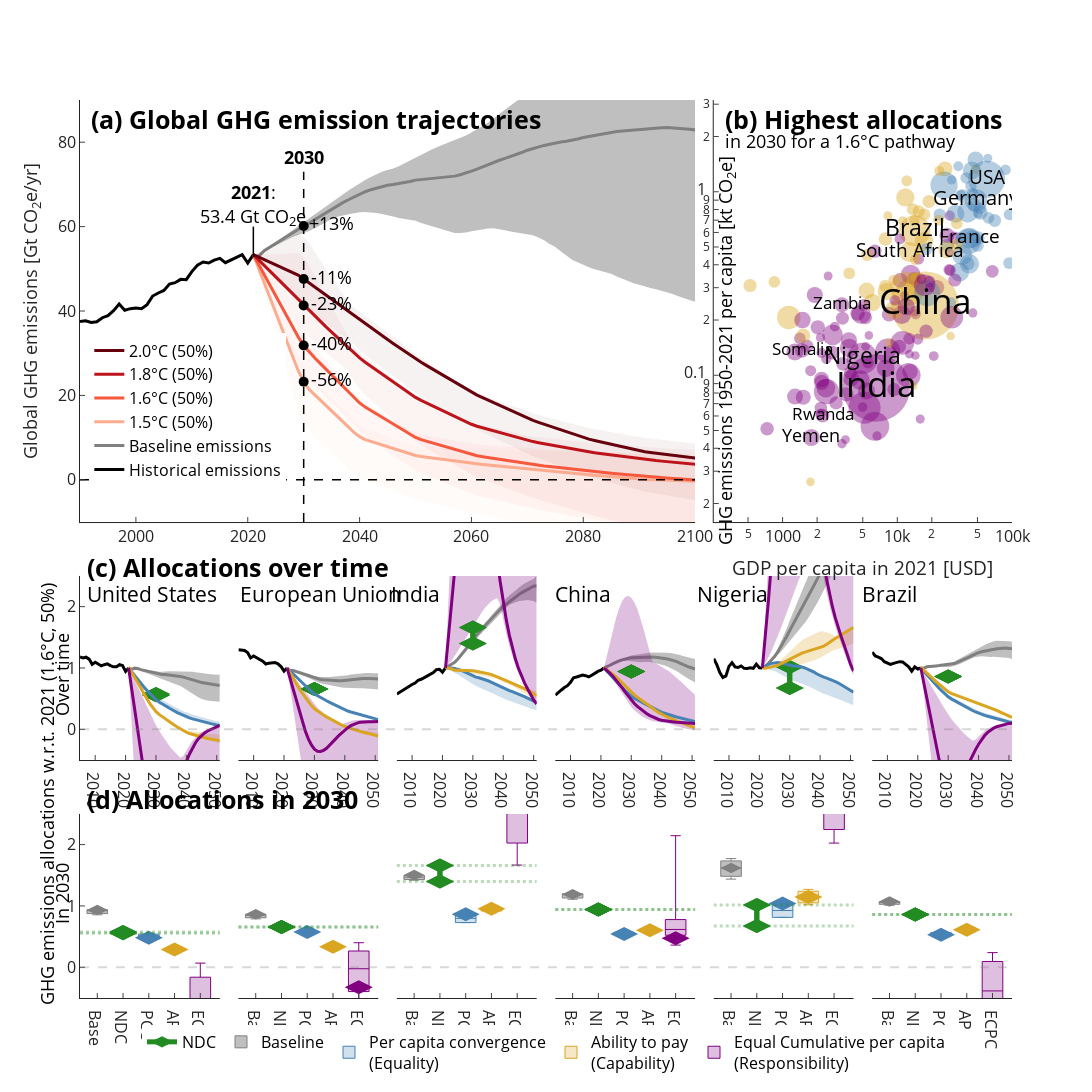

Notebook cell for this chart:
### Code cell
fig = make_subplots(
    rows=4,
    cols=6,
    specs=[
        [{"colspan": 4, "rowspan": 2}, {}, {}, {}, {"colspan": 2, "rowspan": 2}, {}],
        [{}, {}, {}, {}, {}, {}],
        [{}, {}, {}, {}, {}, {}],
        [{}, {}, {}, {}, {}, {}],
    ],
    horizontal_spacing=0.02,
    vertical_spacing=0.06,
)

# Panel (a)
for t_i, t in enumerate(traces_panel_a):
    fig.add_trace(t, 1, 1)
fig.add_trace(
    go.Scatter(
        x=[1990, 2100],
        y=[0, 0],
        line={"color": "black", "width": lw / 2, "dash": "dash"},
        mode="lines",
        showlegend=False,
    ),
    1,
    1,
)
fig.add_trace(
    go.Scatter(
        x=[2030, 2030],
        y=[-10, 73],
        line={"color": "black", "width": lw / 2, "dash": "dash"},
        mode="lines",
        showlegend=False,
    ),
    1,
    1,
)
fig.add_trace(
    go.Scatter(
        x=[2021, 2021],
        y=[52.8, 60],
        line={"color": "black", "width": lw / 2},
        mode="lines",
        showlegend=False,
    ),
    1,
    1,
)
# fig.add_trace(go.Scatter(x=2015, y=55, text='2015', showarrow=False, mode='text', font=dict(color='black', size=16)), 1, 1)

fig.add_trace(
    go.Scatter(
        x=[2021],
        y=[62],
        text="<b>2021</b>:<br>"
        + str(np.round(float(xr_dataread.GHG_hist.sel(Region="EARTH", Time=2021)) / 1e3, 1))
        + " Gt CO<sub>2</sub>e<br> ",
        mode="text",
        textfont=dict(color="black", size=18),
        showlegend=False,
    ),
    1,
    1,
)
fig.add_trace(
    go.Scatter(
        x=[2030],
        y=[76],
        text="<b>2030</b>",
        mode="text",
        textfont=dict(color="black", size=18),
        showlegend=False,
    ),
    1,
    1,
)
fig.add_trace(
    go.Scatter(
        x=[2030],
        y=[ghg_base],
        text="           +" + str(int(np.round((ghg_base - ghg_2021) / ghg_2021 * 100))) + "%",
        mode="markers+text",
        marker={"color": "black", "size": 10},
        textfont=dict(color="black", size=18),
        showlegend=False,
    ),
    1,
    1,
)
for temp_i, temp in enumerate(whichtemps):
    vari = float(xr_dataread.sel(Time=2030, Temperature=temp, **settings_globalt).GHG_globe / 1e3)
    var = (ghg_2021 - vari) / ghg_2021
    fig.add_trace(
        go.Scatter(
            x=[2030],
            y=[vari],
            text="           -" + str(int(np.round(var * 100, 0))) + "%",
            mode="markers+text",
            marker={"color": "black", "size": 10},
            textfont=dict(color="black", size=18),
            showlegend=False,
        ),
        1,
        1,
    )


# Panel (b)
for t_i, t in enumerate(traces_panel_b):
    fig.add_trace(t, 1, 5)

# Panel (c)-(h)
for a_i, a in enumerate(traces_panels_ch):
    for b_i, traces in enumerate(a):
        for t_i, t in enumerate(traces):
            fig.add_trace(t, [3, 4][b_i], [1, 2, 3, 4, 5, 6][a_i])
for a_i, a in enumerate(traces_panels_ch_2):
    for b_i, traces in enumerate(a):
        for t_i, t in enumerate(traces):
            fig.add_trace(t, [3, 4][b_i], [1, 2, 3, 4, 5, 6][a_i])

# Add horizontal line at NDCs in row 4
for col in range(1, 7):
    y0 = float(
        np.nanmin(np.array(xr_dataread.sel(Region=countries_highlighted[col - 1]).GHG_ndc))
        / xr_dataread.sel(Region=countries_highlighted[col - 1]).GHG_hist.sel(Time=2021)
    )
    y1 = float(
        np.nanmax(np.array(xr_dataread.sel(Region=countries_highlighted[col - 1]).GHG_ndc))
        / xr_dataread.sel(Region=countries_highlighted[col - 1]).GHG_hist.sel(Time=2021)
    )
    fig.add_shape(
        type="line",
        xref="x" + str(col + 18) + " domain",  # Use 'paper' to reference the entire plot width
        x0=0,
        x1=1,  # Span from the left (0) to the right (1) of the plot
        yref="y" + str(col + 18),  # Reference the y-axis for the position
        y0=y0,
        y1=y0,  # The y value is constant for a horizontal line
        line=dict(color="forestgreen", width=lw, dash="dot"),  # Line style
    )
    fig.add_shape(
        type="line",
        xref="x" + str(col + 18) + " domain",  # Use 'paper' to reference the entire plot width
        x0=0,
        x1=1,  # Span from the left (0) to the right (1) of the plot
        yref="y" + str(col + 18),  # Reference the y-axis for the position
        y0=y1,
        y1=y1,  # The y value is constant for a horizontal line
        line=dict(color="forestgreen", width=lw, dash="dot"),  # Line style
    )
    # fig.add_trace(go.Scatter(x=['Base', 'ECPC'], y=[y0, y0], line={'color': 'forestgreen', 'width': lw, 'dash': 'dash'}, mode='lines', showlegend=False), 4, col)
    # fig.add_trace(go.Scatter(x=['Base', 'ECPC'], y=[y0, y0], line={'color': 'forestgreen', 'width': lw, 'dash': 'dash'}, mode='lines', showlegend=False), 4, col)

for row_i, row in enumerate([3, 4]):
    for col in [1, 2, 3, 4, 5, 6]:
        # if col == 1: fig.update_yaxes(row=row, col=col, range=[[-2, -2][row_i], [6, 6][row_i]])
        # else: fig.update_yaxes(row=row, col=col, visible=False, range=[[-2, -2][row_i], [6, 6][row_i]])
        if col == 1:
            fig.update_yaxes(row=row, col=col, range=[[-0.5, -0.5][row_i], [2.5, 2.5][row_i]])
        else:
            fig.update_yaxes(
                row=row, col=col, visible=False, range=[[-0.5, -0.5][row_i], [2.5, 2.5][row_i]]
            )

fs = 25
fig.update_xaxes(
    title_text="GDP per capita in 2021 [USD]", type="log", row=1, col=5, range=[2.4, 5]
)
fig.update_yaxes(type="log", row=1, col=5, range=[-1.8, 0.5])
fig.update_yaxes(
    title_text="Global GHG emissions [Gt CO<sub>2</sub>e/yr]",
    row=1,
    col=1,
    range=[-10, 90],
    title_font_size=18,
)
fig["layout"].update(
    annotations=[
        dict(
            x=0.01,
            y=1.0,
            text="<b>(a) Global GHG emission trajectories</b>",
            xref="paper",
            yref="paper",
            showarrow=False,
            font=dict(color="black", size=fs),
        ),
        dict(
            x=0.69,
            y=1.0,
            text="<b>(b) Highest allocations</b>",
            xref="paper",
            yref="paper",
            xanchor="left",
            showarrow=False,
            font=dict(color="black", size=fs),
        ),
        dict(
            x=0.69,
            y=0.97,
            text="in 2030 for a 1.6&deg;C pathway",
            xref="paper",
            yref="paper",
            xanchor="left",
            showarrow=False,
            font=dict(color="black", size=fs * 0.7),
        ),
        #   dict(x=0.72, y=0.94, text='Equality (PCC)', xref='paper', yref='paper', xanchor='left', showarrow=False, font=dict(color='steelblue', size=fs*0.7)),
        #   dict(x=0.72, y=0.92, text='Capability (AP)', xref='paper', yref='paper', xanchor='left', showarrow=False, font=dict(color='goldenrod', size=fs*0.7)),
        #   dict(x=0.72, y=0.9, text='Responsibility (ECPC)', xref='paper', yref='paper', xanchor='left', showarrow=False, font=dict(color='purple', size=fs*0.7)),
        dict(
            x=0.71,
            y=0.94,
            text="GHG emissions 1950-2021 per capita [kt CO<sub>2</sub>e]",
            xref="paper",
            yref="paper",
            showarrow=False,
            textangle=-90,
            font=dict(color="black", size=18),
        ),
        dict(
            x=0.005,
            y=0.48,
            text="<b>(c) Allocations over time</b>",
            xref="paper",
            yref="paper",
            showarrow=False,
            font=dict(color="black", size=fs),
        ),
        dict(
            x=0.005,
            y=0.20,
            text="<b>(d) Allocations in 2030</b>",
            xref="paper",
            yref="paper",
            showarrow=False,
            font=dict(color="black", size=fs),
        ),
        dict(
            x=0.005,
            y=0.45,
            text="United States",
            xref="paper",
            yref="paper",
            showarrow=False,
            font=dict(color="black", size=fs - 4),
        ),
        dict(
            x=0.17,
            y=0.45,
            text="European Union",
            xref="paper",
            yref="paper",
            showarrow=False,
            font=dict(color="black", size=fs - 4),
        ),
        dict(
            x=0.36,
            y=0.45,
            text="India",
            xref="paper",
            yref="paper",
            showarrow=False,
            font=dict(color="black", size=fs - 4),
        ),
        dict(
            x=0.54,
            y=0.45,
            text="China",
            xref="paper",
            yref="paper",
            showarrow=False,
            font=dict(color="black", size=fs - 4),
        ),
        dict(
            x=0.74,
            y=0.45,
            text="Nigeria",
            xref="paper",
            yref="paper",
            showarrow=False,
            font=dict(color="black", size=fs - 4),
        ),
        dict(
            x=0.90,
            y=0.45,
            text="Brazil",
            xref="paper",
            yref="paper",
            showarrow=False,
            font=dict(color="black", size=fs - 4),
        ),
        dict(
            x=-0.05,
            y=-0.01,
            text="GHG emissions allocations w.r.t. 2021 (1.6&deg;C, 50%)",
            xref="paper",
            yref="paper",
            textangle=-90,
            showarrow=False,
            font=dict(color="black", size=fs * 0.7),
        ),
        dict(
            x=-0.035,
            y=0.36,
            text="Over time",
            xref="paper",
            yref="paper",
            textangle=-90,
            showarrow=False,
            font=dict(color="black", size=fs * 0.7),
        ),
        dict(
            x=-0.035,
            y=0.08,
            text="In 2030",
            xref="paper",
            yref="paper",
            textangle=-90,
            showarrow=False,
            font=dict(color="black", size=fs * 0.7),
        ),
    ]
)
fig.add_shape(
    type="line",
    xref="paper",  # Use 'paper' to reference the entire plot width
    x0=0,
    x1=1,  # Span from the left (0) to the right (1) of the plot
    yref="y13",  # Reference the y-axis for the position
    y0=0,
    y1=0,  # The y value is constant for a horizontal line
    line=dict(color="grey", width=2, dash="dash"),  # Line style
)
fig.add_shape(
    type="line",
    xref="paper",  # Use 'paper' to reference the entire plot width
    x0=0,
    x1=1,  # Span from the left (0) to the right (1) of the plot
    yref="y19",  # Reference the y-axis for the position
    y0=0,
    y1=0,  # The y value is constant for a horizontal line
    line=dict(color="grey", width=2, dash="dash"),  # Line style
)

fig.update_yaxes(ticks="inside")
fig.update_xaxes(ticks="inside")
fig.update_layout(height=1300, width=1600, template="simple_white")
fig.update_layout(
    legend1=dict(
        yanchor="top",
        y=0.74,
        xanchor="left",
        # orientation="h",
        x=0.01,
        font=dict(size=16, color="black"),
    ),
    legend2=dict(
        yanchor="top",
        y=-0.03,
        xanchor="center",
        orientation="h",
        traceorder="normal",
        x=0.5,
        font=dict(size=16, color="black"),
    ),
    font=dict(
        size=16,
    ),
)
